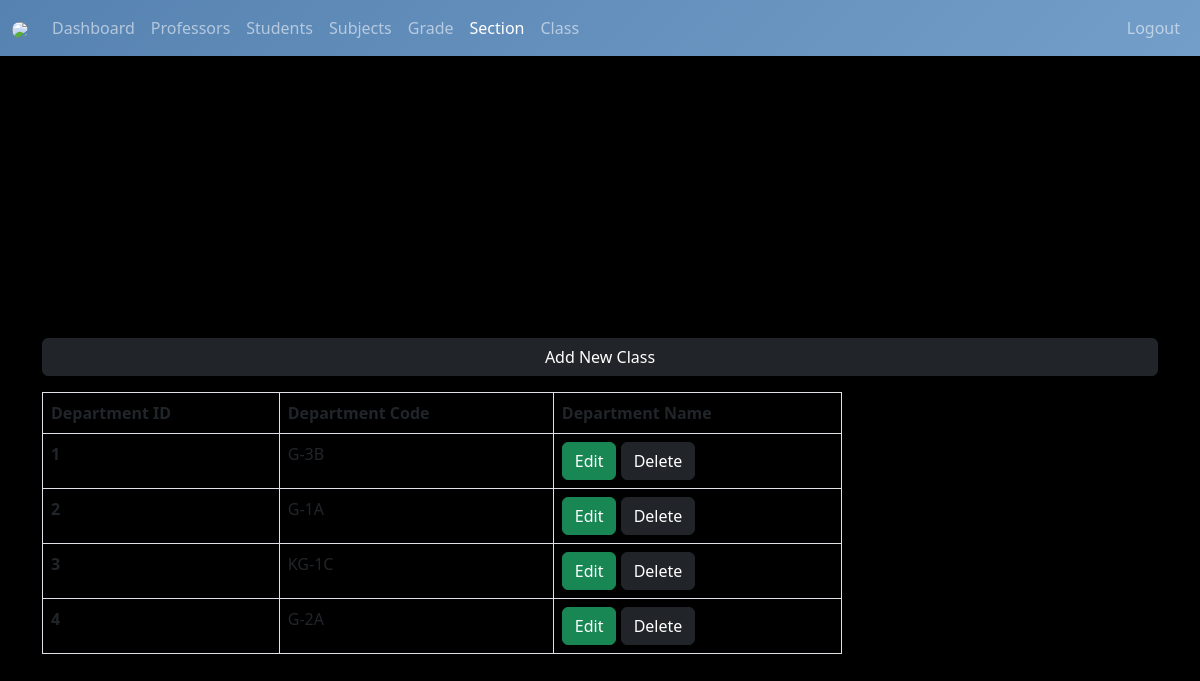
Screenshot of /admin/class.php (signed in) with the database file from the repository.
### tables this page shows
CREATE TABLE `class` (
  `class_id` int(11) NOT NULL,
  `grade` int(11) NOT NULL,
  `section` int(11) NOT NULL
);

CREATE TABLE `grades` (
  `grade_id` int(11) NOT NULL,
  `grade` varchar(31) NOT NULL,
  `grade_code` varchar(7) NOT NULL
);

CREATE TABLE `section` (
  `section_id` int(11) NOT NULL,
  `section` varchar(7) NOT NULL
);

### admin/data/class.php (called while the page is built, shortened)
<?php
function getAllClasses($conn){
   $sql = "SELECT * FROM class";
   $stmt = $conn->prepare($sql);
   $stmt->execute();
   if ($stmt->rowCount() >= 1) {
     $classes = $stmt->fetchAll();
     return $classes;
   }else {
    return 0;
   }
}

### admin/data/grade.php (called while the page is built, shortened)
<?php
function getGradeById($grade_id, $conn){
   $sql = "SELECT * FROM grades
           WHERE grade_id=?";
   $stmt = $conn->prepare($sql);
   $stmt->execute([$grade_id]);
   if ($stmt->rowCount() == 1) {
     $grade = $stmt->fetch();
     return $grade;
   }else {
    return 0;
   }
}

### admin/data/section.php (called while the page is built, shortened)
<?php
function getSectioById($section_id, $conn){
   $sql = "SELECT * FROM section
           WHERE section_id=?";
   $stmt = $conn->prepare($sql);
   $stmt->execute([$section_id]);
   if ($stmt->rowCount() == 1) {
     $section = $stmt->fetch();
     return $section;
   }else {
    return 0;
   }
}

### admin/class.php (the view, shortened to what this page needs)
<?php
if (isset($_SESSION['admin_id']) &&
    isset($_SESSION['role'])) {
    if ($_SESSION['role'] == 'Admin') {
       include "../DB_connection.php";
       include "data/class.php";
       include "data/grade.php";
       include "data/section.php";
       $classes = getAllClasses($conn);
 ?>
<!DOCTYPE html>
<html lang="en">
<head>
	<link rel="stylesheet" href="https://cdn.jsdelivr.net/npm/bootstrap@5.2.0/dist/css/bootstrap.min.css">
	<link rel="stylesheet" href="../css/style.css">
  <link rel="stylesheet" href="https://cdnjs.cloudflare.com/ajax/libs/font-awesome/4.7.0/css/font-awesome.min.css">
</head>
<body>
    <?php
        include "inc/navbar.php";
        if ($classes != 0) {
     ?>
     <div class="container mt-5">
        <a href="class-add.php"
           class="btn btn-dark">Add New Class</a>
           <div class="table-responsive">
              <table class="table table-bordered mt-3 n-table">
                <thead>
                  <tr>
 <th scope="col">Department ID</th>
                    <th scope="col">Department Code</th>
<th scope="col">Department Name</th>
                  </tr>
                </thead>
                <tbody>
                  <?php $i = 0; foreach ($classes as $class ) {
                    $i++;  ?>
                  <tr>
                    <th scope="row"><?=$i?></th>
                    <td>
                      <?php
                          $grade  = getGradeById($class['grade'], $conn);
                          $section = getSectioById($class['section'], $conn);
                          echo $grade['grade_code'].'-'.$grade['grade'].$section['section'];
                       ?>
                    </td>
                    <td>
                        <a href="class-edit.php?class_id=<?=$class['class_id']?>"
                           class="btn btn-success">Edit</a>
                        <a href="class-delete.php?class_id=<?=$class['class_id']?>"
                           class="btn btn-dark">Delete</a>
                    </td>
                  </tr>
                <?php } ?>
                </tbody>
              </table>
           </div>
         <?php } ?>
     </div>
</body>
</html>
<?php
  }else {
    header("Location: ../login.php");
    exit;
  }
}else {
	header("Location: ../login.php");
	exit;
}
?>

### css/style.css (style rules this page uses)
:root { --primary-color: #5682B1; --secondary-color: #739EC9; --success-color: #739EC9; --danger-color: #FFE8DB; --warning-color: #FFE8DB; --info-color: #739EC9; --light-color: #FFE8DB; --dark-color: #000000; --bg-color: #000000; --text-color: #FFE8DB; --navbar-bg: linear-gradient(135deg, #5682B1, #739EC9); --card-bg: #739EC9; --shadow: 0 2px 8px rgba(86, 130, 177, 0.5); --transition: all 0.3s ease; }
* { box-sizing: border-box; }
html, body { height: 100%; margin: 0; padding: 0; }
body { font-family: 'Segoe UI', Tahoma, Geneva, Verdana, sans-serif; background-color: var(--bg-color); color: var(--text-color); transition: var(--transition); }
.container { height: 100vh; display: flex; flex-direction: column; justify-content: center; padding-top: 0; }
.btn { transition: var(--transition); }
.n-table { max-width: 800px; }

### rows the page displays
class: grades.grade_code "G", grades.grade "3", section.section "B"
class: grades.grade_code "G", grades.grade "1", section.section "A"
class: grades.grade_code "KG", grades.grade "1", section.section "C"
class: grades.grade_code "G", grades.grade "2", section.section "A"
